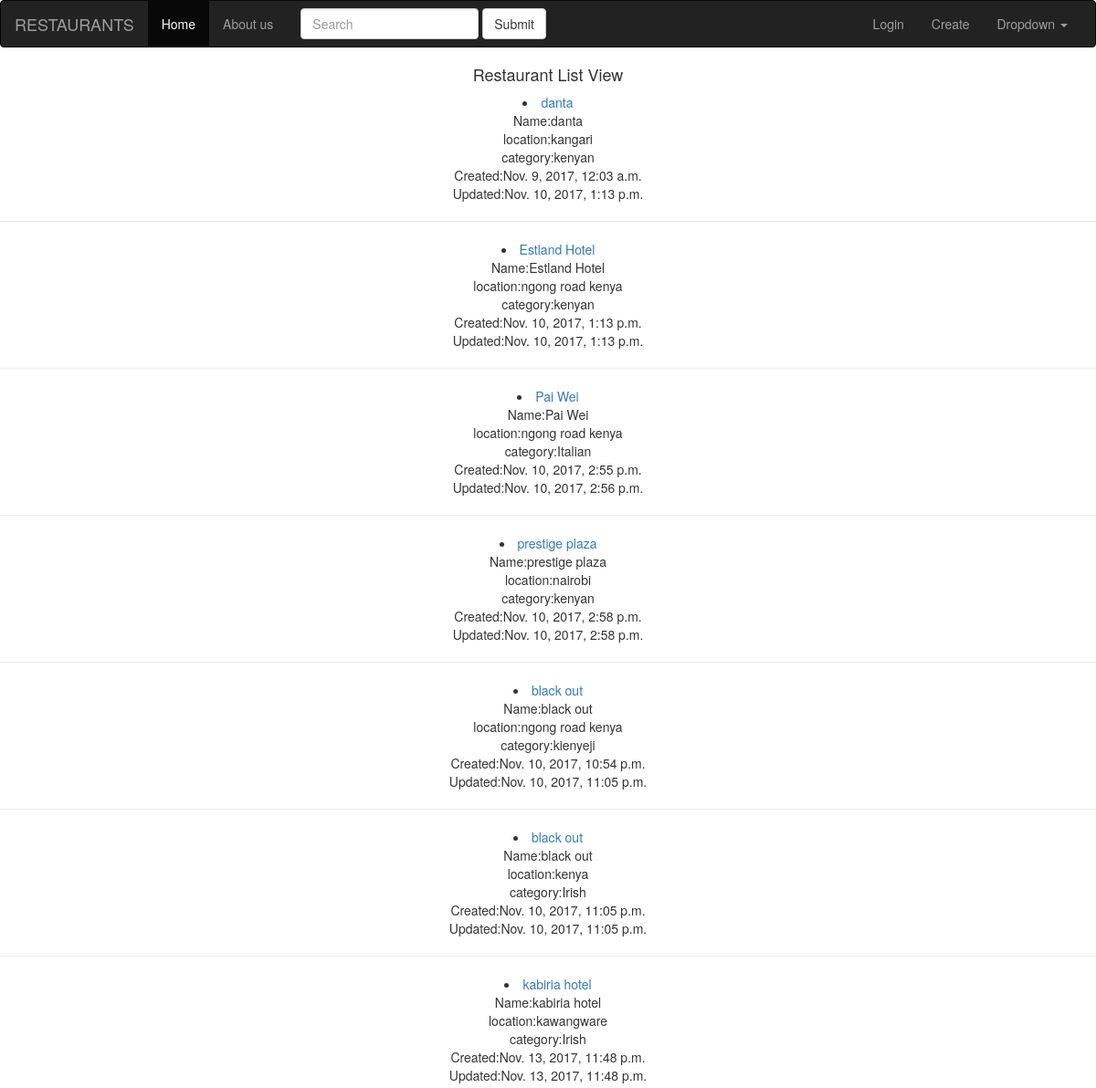
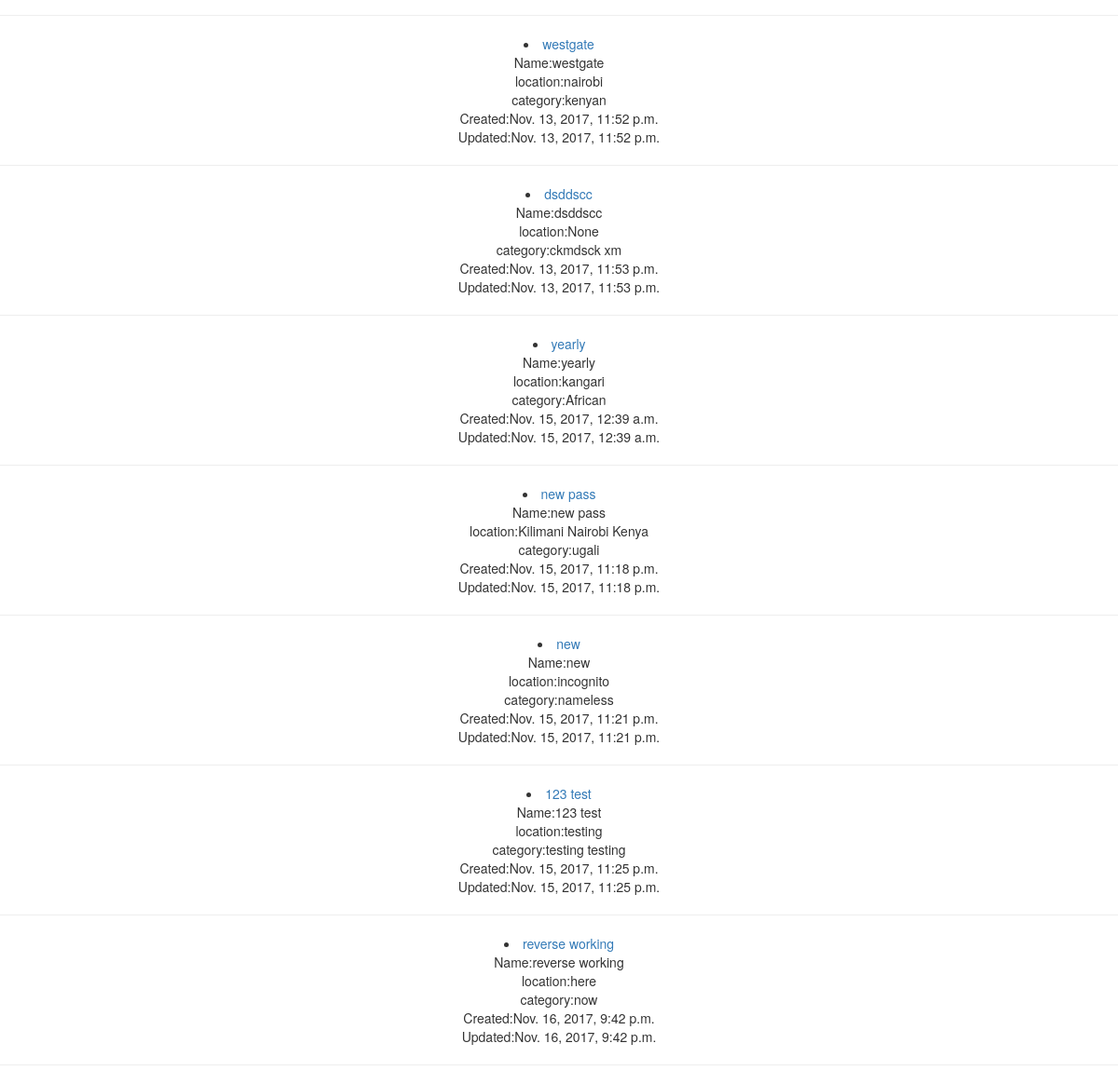
The app's page /restaurants/restaurants/ with its own data (2 pictures, top to bottom).
### restaurants/models.py (models this page shows, shortened)
class RestaurantLocation(models.Model):
    owner     =      models.ForeignKey(User)
    name      =      models.CharField(max_length=120)
    location  =      models.CharField(max_length=120,blank=True, null=True)
    category  =      models.CharField(max_length=120,blank=False, null=True)
    timestamp =      models.DateTimeField(auto_now_add=True)  #when it was created/ added
    updated   =      models.DateTimeField(auto_now=True) #when it was updated/changed
    slug      =      models.SlugField(unique=True,blank=True, null=True)
    def __str__(self):
        return self.name
    def get_absolute_url(self):
        return reverse('Restaurant:restaurant-detail', kwargs={'slug': self.slug})

### restaurants/views.py (the view)
class RestaurantListView(ListView):
    template_name = 'restaurants/list.html'
    def get_queryset(self):
        slug  = self.kwargs.get("slug")
        if slug:
            queryset = RestaurantLocation.objects.filter(
            Q(category__iexact=slug) |
            Q(category__contains=slug)
            )
        else:
            queryset = RestaurantLocation.objects.all()
        return queryset

### restaurants/templates/restaurants/list.html
{% extends "restaurants/base.html" %}
        {% block content %}
        <h4 style="text-align:center;">Restaurant List View</h4>
        <div style="text-align:center;">
        {% for obj in object_list %}
        <li><a href="{{ obj.get_absolute_url }}">{{ obj }}</a></li>
       Name:{{ obj.name }} <br>   location:{{ obj.location }} <br> category:{{ obj.category }}  <br> Created:{{ obj.timestamp }} <br> Updated:{{ obj.updated }}
        <hr>
        {% endfor %}
      </div>
      {% endblock content %}

### records on screen
RestaurantLocation: name "danta", location "kangari", category "kenyan", timestamp "Nov. 9, 2017, 12:03 a.m.", updated "Nov. 10, 2017, 1:13 p.m."
RestaurantLocation: name "Estland Hotel", location "ngong road kenya", category "kenyan", timestamp "Nov. 10, 2017, 1:13 p.m.", updated "Nov. 10, 2017, 1:13 p.m."
RestaurantLocation: name "Pai Wei", location "ngong road kenya", category "Italian", timestamp "Nov. 10, 2017, 2:55 p.m.", updated "Nov. 10, 2017, 2:56 p.m."
RestaurantLocation: name "prestige plaza", location "nairobi", category "kenyan", timestamp "Nov. 10, 2017, 2:58 p.m.", updated "Nov. 10, 2017, 2:58 p.m."
RestaurantLocation: name "black out", location "ngong road kenya", category "kienyeji", timestamp "Nov. 10, 2017, 10:54 p.m.", updated "Nov. 10, 2017, 11:05 p.m."
RestaurantLocation: name "black out", location "kenya", category "Irish", timestamp "Nov. 10, 2017, 11:05 p.m.", updated "Nov. 10, 2017, 11:05 p.m."
RestaurantLocation: name "kabiria hotel", location "kawangware", category "Irish", timestamp "Nov. 13, 2017, 11:48 p.m.", updated "Nov. 13, 2017, 11:48 p.m."
RestaurantLocation: name "westgate", location "nairobi", category "kenyan", timestamp "Nov. 13, 2017, 11:52 p.m.", updated "Nov. 13, 2017, 11:52 p.m."
RestaurantLocation: name "dsddscc", location "None", category "ckmdsck xm", timestamp "Nov. 13, 2017, 11:53 p.m.", updated "Nov. 13, 2017, 11:53 p.m."
RestaurantLocation: name "yearly", location "kangari", category "African", timestamp "Nov. 15, 2017, 12:39 a.m.", updated "Nov. 15, 2017, 12:39 a.m."
RestaurantLocation: name "new pass", location "Kilimani Nairobi Kenya", category "ugali", timestamp "Nov. 15, 2017, 11:18 p.m.", updated "Nov. 15, 2017, 11:18 p.m."
RestaurantLocation: name "new", location "incognito", category "nameless", timestamp "Nov. 15, 2017, 11:21 p.m.", updated "Nov. 15, 2017, 11:21 p.m."
RestaurantLocation: name "123 test", location "testing", category "testing testing", timestamp "Nov. 15, 2017, 11:25 p.m.", updated "Nov. 15, 2017, 11:25 p.m."
RestaurantLocation: name "reverse working", location "here", category "now", timestamp "Nov. 16, 2017, 9:42 p.m.", updated "Nov. 16, 2017, 9:42 p.m."
